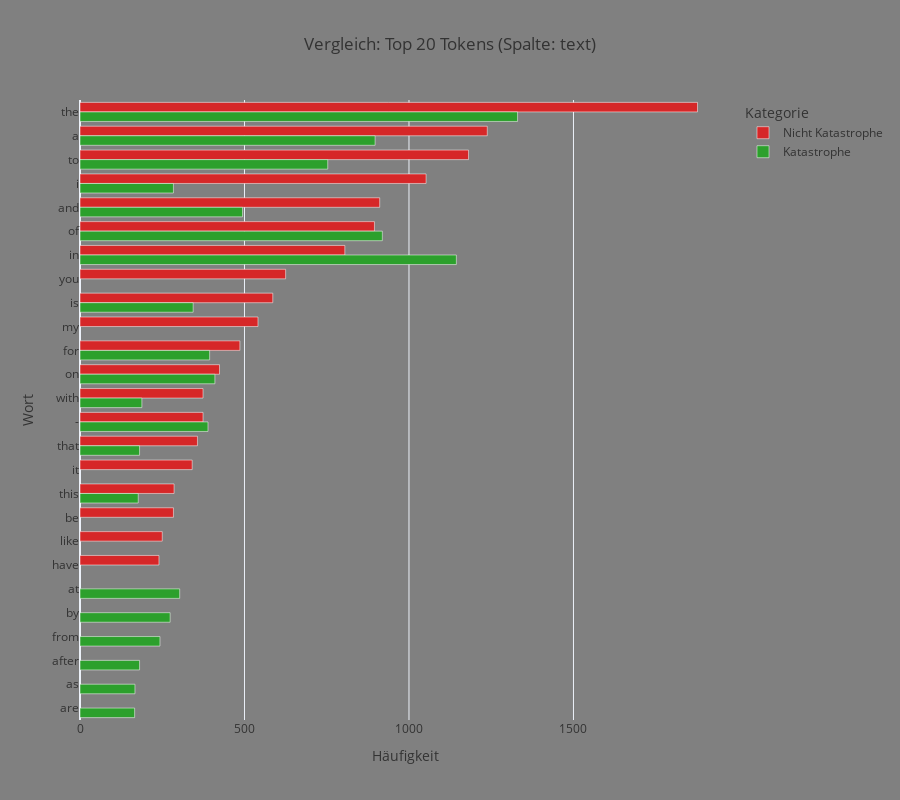

Notebook code cell kept with this figure:
### Code cell
if 'df_train' in locals():
    # 1. Dynamische Spaltenerkennung
    possible_cols = ['clean_text', 'cleaned_text', 'text']
    actual_col = next((c for c in possible_cols if c in df_train.columns), None)

    if actual_col:
        # 2. Funktion zur Ermittlung der Top-Wörter
        def get_top_words(texts, n=15):
            text_list = texts.dropna().astype(str).tolist()
            all_words = " ".join(text_list).lower().split()
            return Counter(all_words).most_common(n)

        N = 20
        LABEL_MAP = {"0": "Nicht Katastrophe", "1": "Katastrophe"}

        # Deine globalen Farben nutzen
        COLOR_MAP = {
            LABEL_MAP["0"]: colors['error'],
            LABEL_MAP["1"]: colors['success']
        }

        top_tokens_0 = pd.DataFrame(get_top_words(df_train[df_train["target"] == 0][actual_col], N), columns=["token", "count"])
        top_tokens_0["class"] = LABEL_MAP["0"]

        top_tokens_1 = pd.DataFrame(get_top_words(df_train[df_train["target"] == 1][actual_col], N), columns=["token", "count"])
        top_tokens_1["class"] = LABEL_MAP["1"]

        top_tokens = pd.concat([top_tokens_0, top_tokens_1])

        # 4. Visualisierung (angepasst an deine globalen Farben)
        fig = px.bar(
            top_tokens,
            x="count",
            y="token",
            color="class", # Hier nutzen wir die Spalte für das Mapping
            barmode="group",
            orientation="h",
            color_discrete_map=COLOR_MAP,
            template="plotly_white", # "g" Fehler behoben
            title=f"Vergleich: Top {N} Tokens (Spalte: {actual_col})",
            labels={"count": "Häufigkeit", "token": "Wort", "class": "Kategorie"},
            height=800
        )

        # Hintergrundfarbe einbauen
        fig.update_layout(
            title_x=0.5,
            yaxis=dict(autorange="reversed"),
            paper_bgcolor=colors['background'],
            plot_bgcolor=colors['background'],
            font_color=colors['text']
        )
        fig.show()

        # 5. Numerische Datentabelle
        print(f"\n### UNTERSTÜTZENDE DATEN: TOP {N} TOKENS ###")
        comparison_df = top_tokens.pivot(index='token', columns='class', values='count').fillna(0).astype(int)
        display(comparison_df.sort_values(by='Katastrophe', ascending=False))

        # STRATEGISCHE AUSWERTUNG
        print("\nSTRATEGISCHE AUSWERTUNG FÜR MODELL-OPTIMIERUNG")

        overlap = set(top_tokens_0['token']) & set(top_tokens_1['token'])
        noise_candidates = comparison_df[(comparison_df['Nicht Katastrophe'] > comparison_df['Katastrophe'] * 1.5)].index.tolist()
        real_signals = comparison_df[(comparison_df['Katastrophe'] > comparison_df['Nicht Katastrophe'] * 2)].index.tolist()

        print(f"\n[!] STOPPWORT-VORSCHLAG (Rauschen & Überlappung):")
        print(list(set(noise_candidates) | overlap))

        print(f"\n[v] ECHTE SIGNALE (Erhalten bleiben):")
        print(real_signals)
        print("\nSIND MANUELL IM NÄCHSTEN CODE EINZUFÜGEN")

    else:
        print("Fehler: Keine Textspalte gefunden.")

### Figure 1 — Plotly figure (JSON) as saved in the notebook; plotly's stock layout.template omitted (floating-point values rounded to 4 significant figures)
{"data": [{"alignmentgroup": "True", "hovertemplate": "Kategorie=Nicht Katastrophe<br>Häufigkeit=%{x}<br>Wort=%{y}<extra></extra>", "legendgroup": "Nicht Katastrophe", "marker": {"color": "#d62728", "pattern": {"shape": ""}}, "name": "Nicht Katastrophe", "offsetgroup": "Nicht Katastrophe", "orientation": "h", "showlegend": true, "textposition": "auto", "x": [1877, 1238, 1181, 1052, 911, 895, 805, 625, 586, 541, 486, 424, 374, 374, 357, 341, 286, 284, 250, 240], "xaxis": "x", "y": ["the", "a", "to", "i", "and", "of", "in", "you", "is", "my", "for", "on", "with", "-", "that", "it", "this", "be", "like", "have"], "yaxis": "y", "type": "bar"}, {"alignmentgroup": "True", "hovertemplate": "Kategorie=Katastrophe<br>Häufigkeit=%{x}<br>Wort=%{y}<extra></extra>", "legendgroup": "Katastrophe", "marker": {"color": "#2ca02c", "pattern": {"shape": ""}}, "name": "Katastrophe", "offsetgroup": "Katastrophe", "orientation": "h", "showlegend": true, "textposition": "auto", "x": [1330, 1144, 919, 897, 753, 494, 410, 394, 389, 344, 303, 284, 274, 243, 188, 181, 181, 177, 167, 166], "xaxis": "x", "y": ["the", "in", "of", "a", "to", "and", "on", "for", "-", "is", "at", "i", "by", "from", "with", "that", "after", "this", "as", "are"], "yaxis": "y", "type": "bar"}], "layout": {"xaxis": {"anchor": "y", "domain": [0.0, 1.0], "title": {"text": "Häufigkeit"}}, "yaxis": {"anchor": "x", "domain": [0.0, 1.0], "title": {"text": "Wort"}, "autorange": "reversed"}, "legend": {"title": {"text": "Kategorie"}, "tracegroupgap": 0}, "title": {"text": "Vergleich: Top 20 Tokens (Spalte: text)", "x": 0.5}, "barmode": "group", "height": 800, "font": {"color": "#333333"}, "paper_bgcolor": "#808080", "plot_bgcolor": "#808080"}}
